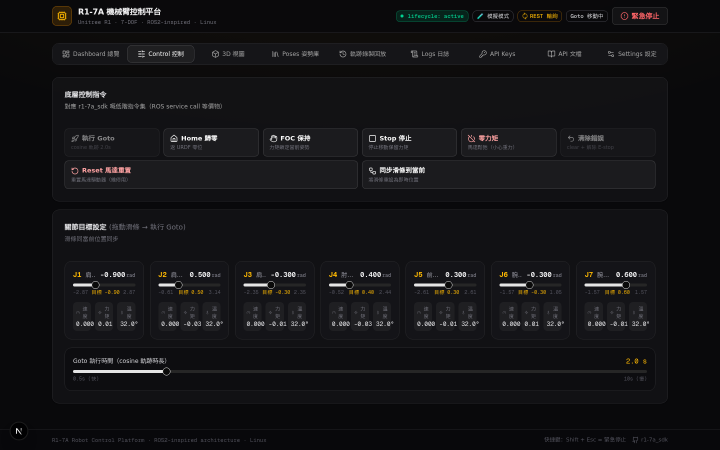
#> input picture download/slides/shot-control.png, 1440 x 900 px, found by its file name (shown at 1/2 size); its folder holds 8 pictures in this run
$ python crop-shots.py
#> lines starting #> are read from the running program, lines starting #| are printed output that depends on the picture
#!/usr/bin/env python3
"""Crop detail shots from UI screenshots for slide legibility (world-class fix)."""
from PIL import Image
import os

D = "/home/z/my-project/download/slides"

def crop(src, dst, x, y, w, h):
    """x,y,w,h as fractions of original size."""
#> called with src = 'shot-control.png', dst = 'shot-control-detail.png', x = 0.06, y = 0.5, w = 0.5, h = 0.47
    im = Image.open(os.path.join(D, src))
#> im is the input picture: PIL image 1440x900 RGB; mean R, G, B 20.2, 19.9, 22.2
    W, H = im.size
#> W = 1440; H = 900
    box = (int(W * x), int(H * y), int(W * (x + w)), int(H * (y + h)))
#> box = (86, 450, 806, 873)
    im.crop(box).save(os.path.join(D, dst))
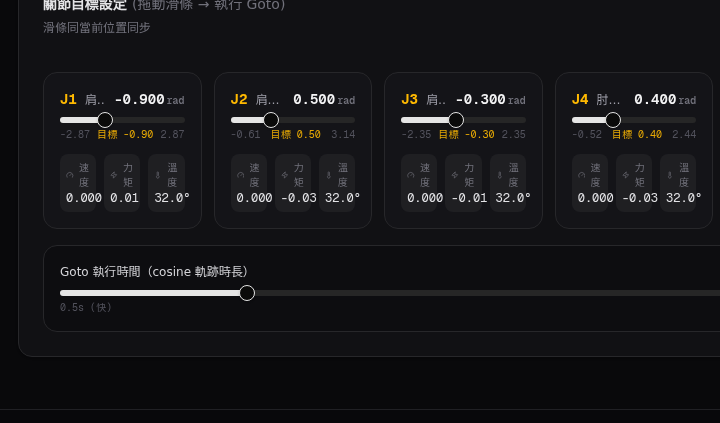
#> saved as shot-control-detail.png: PIL image 720x423 RGB; mean R, G, B 22.2, 22, 24.6
    out = Image.open(os.path.join(D, dst))
    print(f"{dst}: {out.size[0]}x{out.size[1]} (from {src} {W}x{H})")
#| shot-control-detail.png: 720x423 (from shot-control.png 1440x900)

# Control tab — slider detail (left column of sliders, near-native scale)
crop("shot-control.png", "shot-control-detail.png", 0.06, 0.50, 0.50, 0.47)
# Trajectory tab — recording state hero band (status + controls, end before library list)
crop("shot-trajectory.png", "shot-traj-hero.png", 0.05, 0.13, 0.99, 0.30)
#> call 2 of crop, with src = 'shot-trajectory.png', dst = 'shot-traj-hero.png', x = 0.05, y = 0.13, w = 0.99, h = 0.3
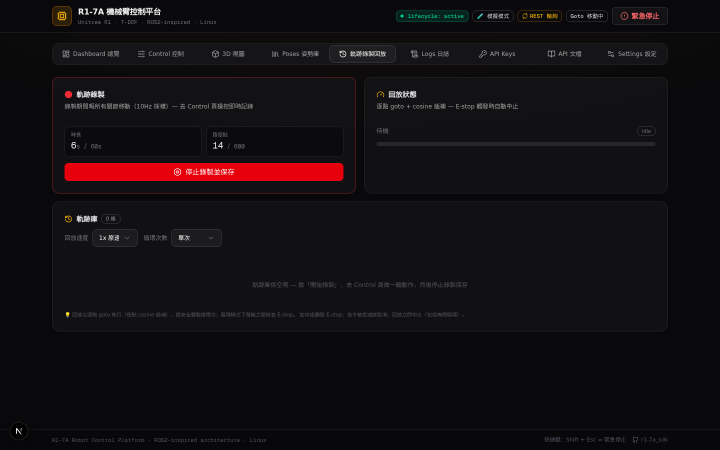
#> input picture download/slides/shot-trajectory.png, 1440 x 900 px, found by its file name (shown at 1/2 size)
#> in crop, im is the input picture: PIL image 1440x900 RGB; mean R, G, B 18.9, 15.2, 17.5
#> in crop (call 2), `im.crop(box).save(os.path.join(D, dst))`:
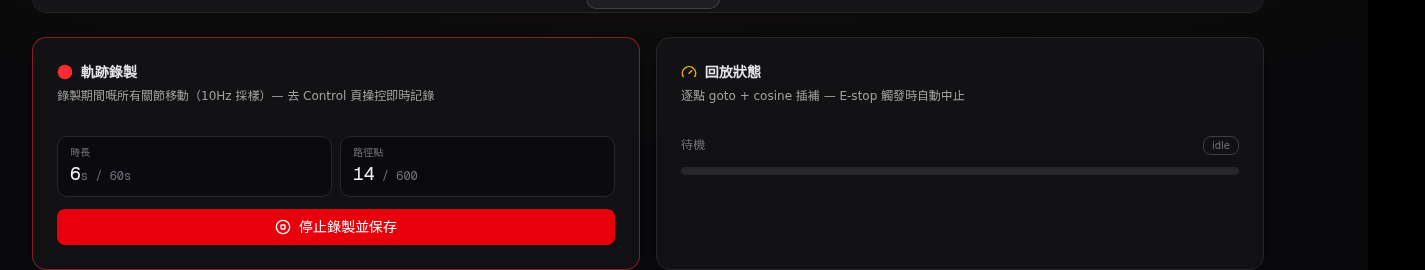
#> saved as shot-traj-hero.png: PIL image 1425x270 RGB; mean R, G, B 28.8, 16.4, 19.2
#| shot-traj-hero.png: 1425x270 (from shot-trajectory.png 1440x900)
# Logs tab — audit table hero band (header + first rows)
crop("shot-logs.png", "shot-logs-hero.png", 0.06, 0.26, 0.92, 0.48)
#> (the run stopped early here; a loop or call above may not have finished)
